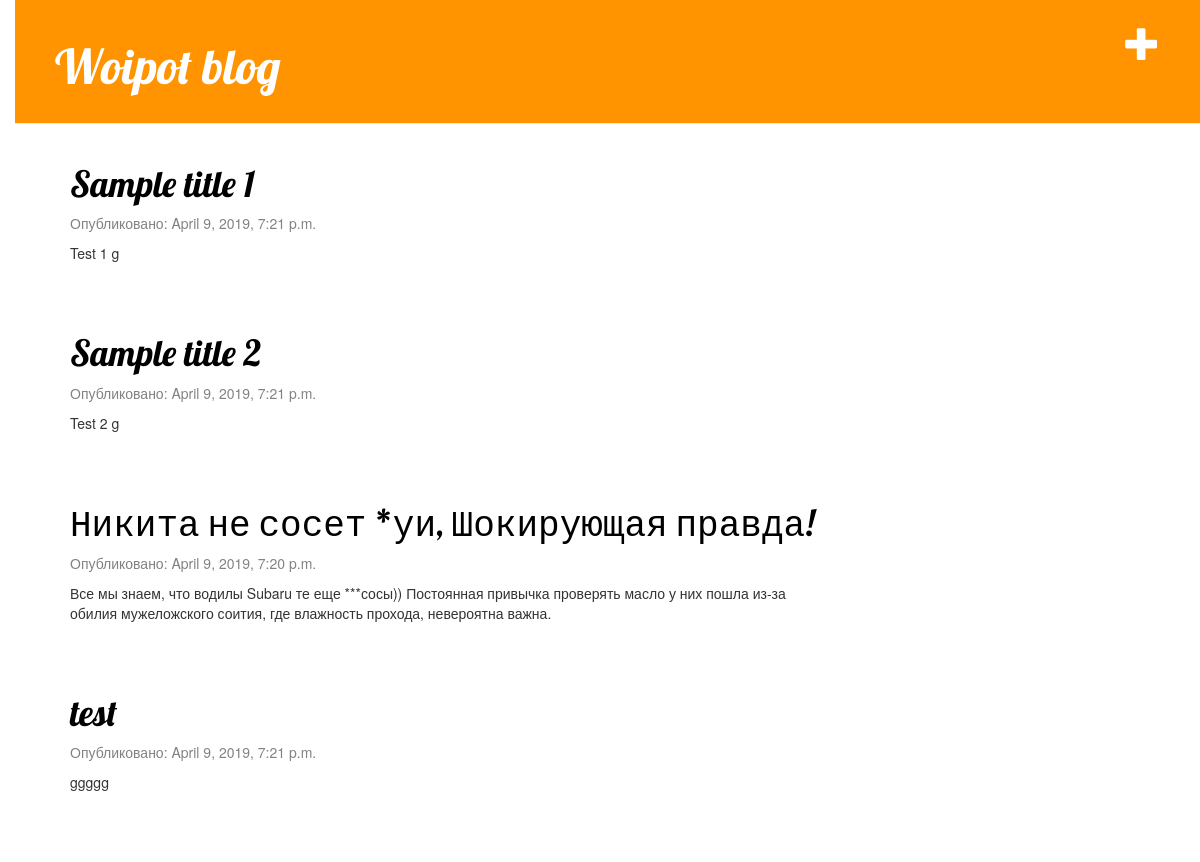
Screenshot of / (signed in) with the database file from the repository.
### blog/models.py (models this page shows, shortened)
class Post(models.Model):
    author = models.ForeignKey(settings.AUTH_USER_MODEL, on_delete=models.CASCADE)
    title = models.CharField(max_length=200)
    text = models.TextField()
    created_date = models.DateTimeField(default=timezone.now)
    published_date = models.DateTimeField(blank=True, null=True)

### blog/views.py (the view)
# urls.py: path('', views.post_list, name='post_list'),
def post_list(request):
    posts = Post.objects.order_by('created_date')
    return render(request, 'blog/post_list.html', {'posts': posts})

### templates/blog/post_list.html
<!DOCTYPE html>
{% extends 'blog/base.html' %}
{% block content %}
    {% for post in posts %}
        <div class="post">
            <h1><a href="{% url 'post_detail' pk=post.pk %}">{{ post.title }}</a></h1>
            <div class="date">
                <p>Опубликовано: {{ post.published_date }}</p>
            </div>
            <p>{{ post.text|linebreaksbr }}</p>
        </div>
    {% endfor %}
{% endblock %}

### static/css/blog.css (style rules this page uses)
h1 a { color: #FCA205; }
body { padding-left: 15px; }
h1 a { color: #FCA205; font-family: 'Lobster', monospace; }
h1, h2, h3, h4 { font-family: 'Lobster', cursive; }
.date { color: #828282; }
.post { margin-bottom: 70px; }
.post h1 a, .post h1 a:visited { color: #000000; }

### rows the page displays
Post: title "Sample title 1", published_date "April 9, 2019, 7:21 p.m.", text "Test 1 g"
Post: title "Sample title 2", published_date "April 9, 2019, 7:21 p.m.", text "Test 2 g"
Post: title "Никита не сосет *уи, Шокирующая правда!", published_date "April 9, 2019, 7:20 p.m.", text "Все мы знаем, что водилы Subaru те еще ***сосы)) Постоянная привычка проверять масло у них пошла из-за обилия мужеложского соития, где влажность прохода, невероятна важна."
Post: title "test", published_date "April 9, 2019, 7:21 p.m.", text "ggggg"
